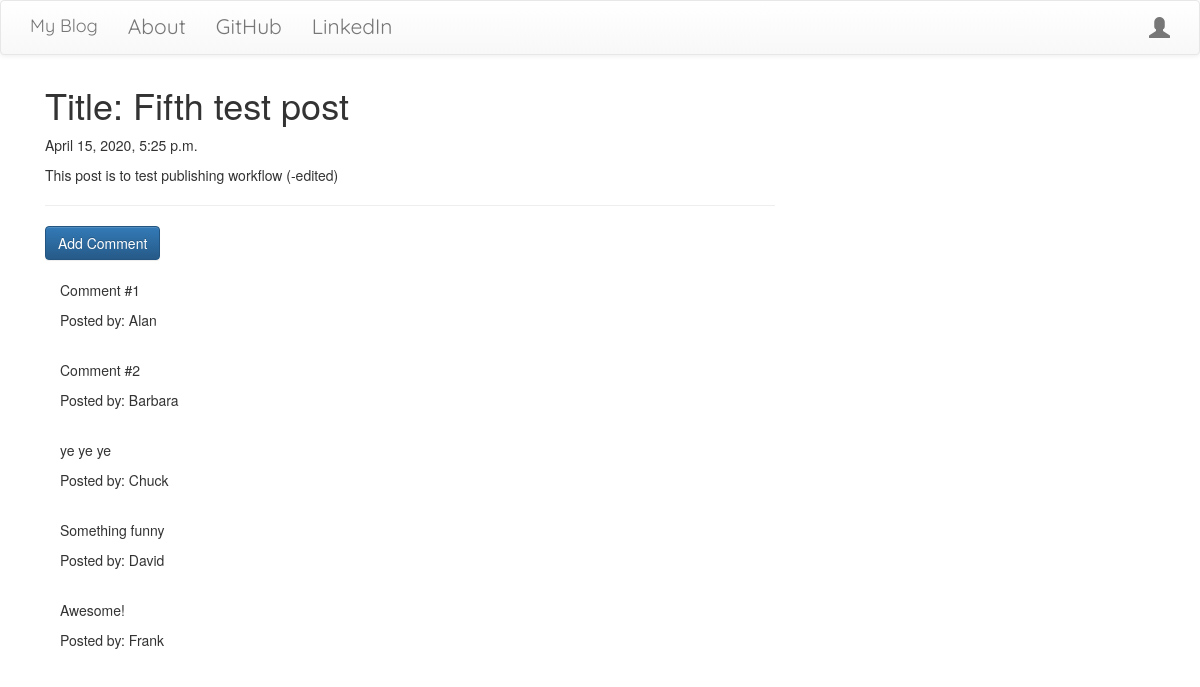
/post/5/, run on the app's committed database.
### paris/models.py (models this page shows, shortened)
class Post(models.Model):
    author = models.ForeignKey('auth.User',on_delete=models.DO_NOTHING)
    title = models.CharField(max_length=200)
    text = models.TextField()
    create_date = models.DateTimeField(default=timezone.now)
    published_date = models.DateTimeField(blank=True,null=True)

class Comment(models.Model):
    post = models.ForeignKey('paris.Post',related_name='comments',on_delete=models.CASCADE)
    author = models.CharField(max_length=200)
    text = models.TextField()
    create_date = models.DateTimeField(default=timezone.now)
    approve_comment = models.BooleanField(default=False)

### paris/views.py (the view)
# urls.py: path('post/<int:pk>/', views.PostDetailView.as_view(), name='post_detail'),
class PostDetailView(DetailView):
    model = Post
    template_name = 'paris/post_details.html'

### paris/templates/paris/post_details.html (shortened to what this page needs)
{% extends 'paris/base.html' %}
  {% block content %}
  <h1 class="posttitle">Title: {{post.title}}</h1>
  {% if post.published_date %}
  <div class="date postdate">
    {{post.published_date}}
  </div>
  {% else %}
    <a class="btn btn-primary" href="{% url 'post_publish' pk=post.pk %}">Publish</a>
  {% endif %}
  <p class='postcontent'>{{ post.text|safe|linebreaks}}</p>
  <hr>
  <a class="btn btn-primary btn-comment" href="{% url 'add_comment_to_post' pk=post.pk %}">Add Comment</a>
  <div class="container">
    {% for comment in post.comments.all %}
    <br>
      {% if user.is_authenticated or comment.approve_comment %}
          <p>{{ comment.text }}</p>
          <p>Posted by: {{ comment.author }}</p>
      {% endif %}
      {% empty %}
      <p>No comments</p>
    {% endfor %}
  </div>
  {% endblock %}

### paris/templates/paris/base.html (shortened to what this page needs)
<!DOCTYPE html>
{% load static %}
<html lang="en" dir="ltr">
  <head>
      <link rel="stylesheet" href="https://stackpath.bootstrapcdn.com/bootstrap/3.4.1/css/bootstrap.min.css">
      <link rel="stylesheet" href="https://stackpath.bootstrapcdn.com/bootstrap/3.4.1/css/bootstrap-theme.min.css">
    <link rel="stylesheet" href="//cdn.jsdelivr.net/npm/medium-editor@latest/dist/css/medium-editor.min.css" type="text/css" media="screen" charset="utf-8">
    <link rel="stylesheet" href="{% static 'css/blog.css' %}">
  </head>
  <body>
    <nav class="navbar navbar-default techfront custom-navbar">
      <div class="container">
        <ul class="nav navbar-nav">
          <li><a class="navbar-brand bigbrand" href="{% url 'post_list' %}">My Blog</a></li>
          <li><a href="{% url 'about' %}">About</a></li>
          <li> <a href="http://www.github.com">GitHub</a></li>
          <li> <a href="http://www.linkedin.com">LinkedIn</a></li>
        </ul>
        <ul class="nav navbar-nav navbar-right">
          {% if user.is_authenticated %}
            <li><a href="{% url 'post_new' %}">New Post</a></li>
            <li><a href="{% url 'post_draft_list' %}">Drafts</a></li>
            <li><a href="{% url 'logout' %}">Log Out</a></li>
            <a>Welcome: {{ user.username }}</a>
          {% else %}
            <li><a href="{% url 'login' %}"> <span class="glyphicon glyphicon-user"></span> </a></li>
          {% endif %}
        </ul>
      </div>
    </nav>
    <div class="content container">
      <div class="col-md-8">
        <div class="blog_posts">
          {% block content %}
          {% endblock %}
        </div>
      </div>
    </div>
  </body>
</html>

### paris/static/css/blog.css (style rules this page uses)
.techfront { font-family: 'Quicksand'; font-size: 1.5em; margin-bottom: 10px; }
.bigbrand { fotn-size: 1.5em; }

### data on the page
Post: title "Fifth test post", published_date "April 15, 2020, 5:25 p.m.", text "This post is to test publishing workflow (-edited)"
Comment: text "Comment #1", author "Alan"
Comment: text "Comment #2", author "Barbara"
Comment: text "ye ye ye", author "Chuck"
Comment: text "Something funny", author "David"
Comment: text "Awesome!", author "Frank"
